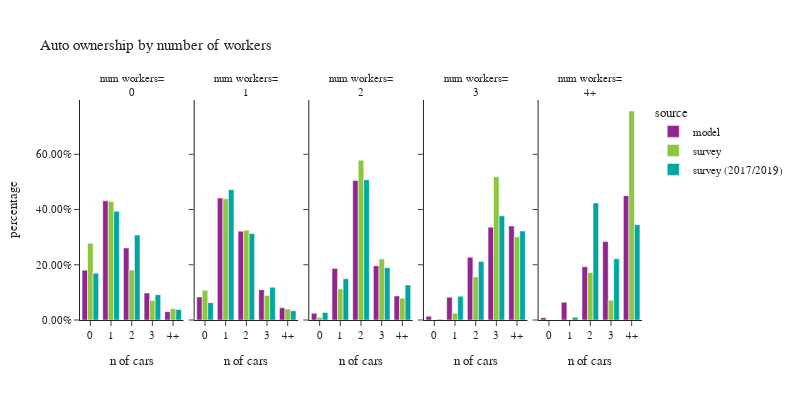

This figure's notebook cell:
### Code cell
plot_auto(hh,'num_workers_simple','number of workers','num workers')

### Figure 1 — Plotly figure (JSON) as saved in the notebook; plotly's stock layout.template omitted (floating-point values rounded to 4 significant figures)
{"data": [{"alignmentgroup": "True", "customdata": [[69723], [167002], [100969], [37805], [11697]], "hovertemplate": "source=model<br>num_workers_simple=0<br>auto_ownership_simple=%{x}<br>percentage=%{y}<br>sample count=%{customdata[0]}<extra></extra>", "legendgroup": "model", "marker": {"color": "#91268F", "pattern": {"shape": ""}}, "name": "model", "offsetgroup": "model", "orientation": "v", "showlegend": true, "textposition": "auto", "type": "bar", "x": ["0", "1", "2", "3", "4+"], "xaxis": "x", "y": [0.1801, 0.4313, 0.2608, 0.09764, 0.03021], "yaxis": "y"}, {"alignmentgroup": "True", "customdata": [[57921], [307780], [224274], [76653], [30681]], "hovertemplate": "source=model<br>num_workers_simple=1<br>auto_ownership_simple=%{x}<br>percentage=%{y}<br>sample count=%{customdata[0]}<extra></extra>", "legendgroup": "model", "marker": {"color": "#91268F", "pattern": {"shape": ""}}, "name": "model", "offsetgroup": "model", "orientation": "v", "showlegend": false, "textposition": "auto", "type": "bar", "x": ["0", "1", "2", "3", "4+"], "xaxis": "x2", "y": [0.08306, 0.4414, 0.3216, 0.1099, 0.044], "yaxis": "y2"}, {"alignmentgroup": "True", "customdata": [[13455], [102261], [276432], [107524], [47651]], "hovertemplate": "source=model<br>num_workers_simple=2<br>auto_ownership_simple=%{x}<br>percentage=%{y}<br>sample count=%{customdata[0]}<extra></extra>", "legendgroup": "model", "marker": {"color": "#91268F", "pattern": {"shape": ""}}, "name": "model", "offsetgroup": "model", "orientation": "v", "showlegend": false, "textposition": "auto", "type": "bar", "x": ["0", "1", "2", "3", "4+"], "xaxis": "x3", "y": [0.02458, 0.1868, 0.5051, 0.1965, 0.08706], "yaxis": "y3"}, {"alignmentgroup": "True", "customdata": [[753], [4606], [12657], [18727], [18958]], "hovertemplate": "source=model<br>num_workers_simple=3<br>auto_ownership_simple=%{x}<br>percentage=%{y}<br>sample count=%{customdata[0]}<extra></extra>", "legendgroup": "model", "marker": {"color": "#91268F", "pattern": {"shape": ""}}, "name": "model", "offsetgroup": "model", "orientation": "v", "showlegend": false, "textposition": "auto", "type": "bar", "x": ["0", "1", "2", "3", "4+"], "xaxis": "x4", "y": [0.01352, 0.08269, 0.2272, 0.3362, 0.3404], "yaxis": "y4"}, {"alignmentgroup": "True", "customdata": [[413], [3137], [9371], [13798], [21881]], "hovertemplate": "source=model<br>num_workers_simple=4+<br>auto_ownership_simple=%{x}<br>percentage=%{y}<br>sample count=%{customdata[0]}<extra></extra>", "legendgroup": "model", "marker": {"color": "#91268F", "pattern": {"shape": ""}}, "name": "model", "offsetgroup": "model", "orientation": "v", "showlegend": false, "textposition": "auto", "type": "bar", "x": ["0", "1", "2", "3", "4+"], "xaxis": "x5", "y": [0.008498, 0.06455, 0.1928, 0.2839, 0.4502], "yaxis": "y5"}, {"alignmentgroup": "True", "customdata": [[219], [407], [227], [75], [27]], "hovertemplate": "source=survey<br>num_workers_simple=0<br>auto_ownership_simple=%{x}<br>percentage=%{y}<br>sample count=%{customdata[0]}<extra></extra>", "legendgroup": "survey", "marker": {"color": "#8CC63E", "pattern": {"shape": ""}}, "name": "survey", "offsetgroup": "survey", "orientation": "v", "showlegend": true, "textposition": "auto", "type": "bar", "x": ["0", "1", "2", "3", "4+"], "xaxis": "x", "y": [0.2783, 0.4294, 0.1806, 0.07074, 0.04098], "yaxis": "y"}, {"alignmentgroup": "True", "customdata": [[315], [828], [297], [64], [33]], "hovertemplate": "source=survey<br>num_workers_simple=1<br>auto_ownership_simple=%{x}<br>percentage=%{y}<br>sample count=%{customdata[0]}<extra></extra>", "legendgroup": "survey", "marker": {"color": "#8CC63E", "pattern": {"shape": ""}}, "name": "survey", "offsetgroup": "survey", "orientation": "v", "showlegend": false, "textposition": "auto", "type": "bar", "x": ["0", "1", "2", "3", "4+"], "xaxis": "x2", "y": [0.1079, 0.4386, 0.3246, 0.08875, 0.04008], "yaxis": "y2"}, {"alignmentgroup": "True", "customdata": [[38], [335], [490], [100], [37]], "hovertemplate": "source=survey<br>num_workers_simple=2<br>auto_ownership_simple=%{x}<br>percentage=%{y}<br>sample count=%{customdata[0]}<extra></extra>", "legendgroup": "survey", "marker": {"color": "#8CC63E", "pattern": {"shape": ""}}, "name": "survey", "offsetgroup": "survey", "orientation": "v", "showlegend": false, "textposition": "auto", "type": "bar", "x": ["0", "1", "2", "3", "4+"], "xaxis": "x3", "y": [0.009677, 0.112, 0.5785, 0.2208, 0.07912], "yaxis": "y3"}, {"alignmentgroup": "True", "customdata": [[6], [18], [27], [13]], "hovertemplate": "source=survey<br>num_workers_simple=3<br>auto_ownership_simple=%{x}<br>percentage=%{y}<br>sample count=%{customdata[0]}<extra></extra>", "legendgroup": "survey", "marker": {"color": "#8CC63E", "pattern": {"shape": ""}}, "name": "survey", "offsetgroup": "survey", "orientation": "v", "showlegend": false, "textposition": "auto", "type": "bar", "x": ["1", "2", "3", "4+"], "xaxis": "x4", "y": [0.02437, 0.156, 0.5186, 0.3011], "yaxis": "y4"}, {"alignmentgroup": "True", "customdata": [[2], [2], [8]], "hovertemplate": "source=survey<br>num_workers_simple=4+<br>auto_ownership_simple=%{x}<br>percentage=%{y}<br>sample count=%{customdata[0]}<extra></extra>", "legendgroup": "survey", "marker": {"color": "#8CC63E", "pattern": {"shape": ""}}, "name": "survey", "offsetgroup": "survey", "orientation": "v", "showlegend": false, "textposition": "auto", "type": "bar", "x": ["2", "3", "4+"], "xaxis": "x5", "y": [0.1719, 0.07152, 0.7566], "yaxis": "y5"}, {"alignmentgroup": "True", "customdata": [[310], [537], [242], [53], [25]], "hovertemplate": "source=survey (2017/2019)<br>num_workers_simple=0<br>auto_ownership_simple=%{x}<br>percentage=%{y}<br>sample count=%{customdata[0]}<extra></extra>", "legendgroup": "survey (2017/2019)", "marker": {"color": "#00A7A0", "pattern": {"shape": ""}}, "name": "survey (2017/2019)", "offsetgroup": "survey (2017/2019)", "orientation": "v", "showlegend": true, "textposition": "auto", "type": "bar", "x": ["0", "1", "2", "3", "4+"], "xaxis": "x", "y": [0.1694, 0.3935, 0.3077, 0.09165, 0.03783], "yaxis": "y"}, {"alignmentgroup": "True", "customdata": [[598], [1646], [468], [102], [35]], "hovertemplate": "source=survey (2017/2019)<br>num_workers_simple=1<br>auto_ownership_simple=%{x}<br>percentage=%{y}<br>sample count=%{customdata[0]}<extra></extra>", "legendgroup": "survey (2017/2019)", "marker": {"color": "#00A7A0", "pattern": {"shape": ""}}, "name": "survey (2017/2019)", "offsetgroup": "survey (2017/2019)", "orientation": "v", "showlegend": false, "textposition": "auto", "type": "bar", "x": ["0", "1", "2", "3", "4+"], "xaxis": "x2", "y": [0.0628, 0.4718, 0.3135, 0.1184, 0.03346], "yaxis": "y2"}, {"alignmentgroup": "True", "customdata": [[165], [754], [911], [157], [62]], "hovertemplate": "source=survey (2017/2019)<br>num_workers_simple=2<br>auto_ownership_simple=%{x}<br>percentage=%{y}<br>sample count=%{customdata[0]}<extra></extra>", "legendgroup": "survey (2017/2019)", "marker": {"color": "#00A7A0", "pattern": {"shape": ""}}, "name": "survey (2017/2019)", "offsetgroup": "survey (2017/2019)", "orientation": "v", "showlegend": false, "textposition": "auto", "type": "bar", "x": ["0", "1", "2", "3", "4+"], "xaxis": "x3", "y": [0.02707, 0.1493, 0.5074, 0.1894, 0.1268], "yaxis": "y3"}, {"alignmentgroup": "True", "customdata": [[4], [22], [35], [31], [16]], "hovertemplate": "source=survey (2017/2019)<br>num_workers_simple=3<br>auto_ownership_simple=%{x}<br>percentage=%{y}<br>sample count=%{customdata[0]}<extra></extra>", "legendgroup": "survey (2017/2019)", "marker": {"color": "#00A7A0", "pattern": {"shape": ""}}, "name": "survey (2017/2019)", "offsetgroup": "survey (2017/2019)", "orientation": "v", "showlegend": false, "textposition": "auto", "type": "bar", "x": ["0", "1", "2", "3", "4+"], "xaxis": "x4", "y": [0.002707, 0.08609, 0.2117, 0.3774, 0.3221], "yaxis": "y4"}, {"alignmentgroup": "True", "customdata": [[1], [6], [4], [3]], "hovertemplate": "source=survey (2017/2019)<br>num_workers_simple=4+<br>auto_ownership_simple=%{x}<br>percentage=%{y}<br>sample count=%{customdata[0]}<extra></extra>", "legendgroup": "survey (2017/2019)", "marker": {"color": "#00A7A0", "pattern": {"shape": ""}}, "name": "survey (2017/2019)", "offsetgroup": "survey (2017/2019)", "orientation": "v", "showlegend": false, "textposition": "auto", "type": "bar", "x": ["1", "2", "3", "4+"], "xaxis": "x5", "y": [0.009522, 0.4236, 0.2219, 0.345], "yaxis": "y5"}], "layout": {"annotations": [{"font": {}, "showarrow": false, "text": "num workers=<br>0", "x": 0.092, "xanchor": "center", "xref": "paper", "y": 1.0, "yanchor": "bottom", "yref": "paper"}, {"font": {}, "showarrow": false, "text": "num workers=<br>1", "x": 0.296, "xanchor": "center", "xref": "paper", "y": 1.0, "yanchor": "bottom", "yref": "paper"}, {"font": {}, "showarrow": false, "text": "num workers=<br>2", "x": 0.5, "xanchor": "center", "xref": "paper", "y": 1.0, "yanchor": "bottom", "yref": "paper"}, {"font": {}, "showarrow": false, "text": "num workers=<br>3", "x": 0.704, "xanchor": "center", "xref": "paper", "y": 1.0, "yanchor": "bottom", "yref": "paper"}, {"font": {}, "showarrow": false, "text": "num workers=<br>4+", "x": 0.908, "xanchor": "center", "xref": "paper", "y": 1.0, "yanchor": "bottom", "yref": "paper"}], "barmode": "group", "font": {"size": 11}, "height": 400, "legend": {"title": {"text": "source"}, "tracegroupgap": 0}, "title": {"text": "Auto ownership by number of workers"}, "width": 800, "xaxis": {"anchor": "y", "domain": [0.0, 0.184], "title": {"text": "n of cars"}}, "xaxis2": {"anchor": "y2", "domain": [0.204, 0.388], "matches": "x", "title": {"text": "n of cars"}}, "xaxis3": {"anchor": "y3", "domain": [0.408, 0.592], "matches": "x", "title": {"text": "n of cars"}}, "xaxis4": {"anchor": "y4", "domain": [0.612, 0.796], "matches": "x", "title": {"text": "n of cars"}}, "xaxis5": {"anchor": "y5", "domain": [0.816, 1.0], "matches": "x", "title": {"text": "n of cars"}}, "yaxis": {"anchor": "x", "domain": [0.0, 1.0], "tickformat": ".2%", "title": {"text": "percentage"}}, "yaxis2": {"anchor": "x2", "domain": [0.0, 1.0], "matches": "y", "showticklabels": false, "tickformat": ".2%"}, "yaxis3": {"anchor": "x3", "domain": [0.0, 1.0], "matches": "y", "showticklabels": false, "tickformat": ".2%"}, "yaxis4": {"anchor": "x4", "domain": [0.0, 1.0], "matches": "y", "showticklabels": false, "tickformat": ".2%"}, "yaxis5": {"anchor": "x5", "domain": [0.0, 1.0], "matches": "y", "showticklabels": false, "tickformat": ".2%"}}}
